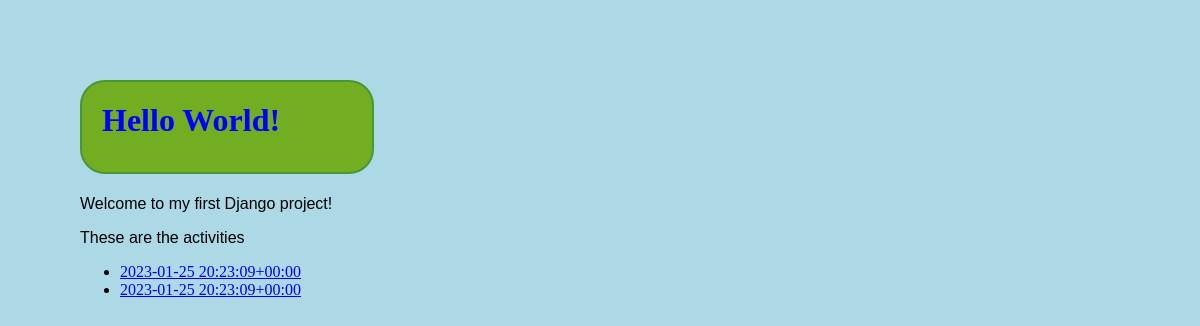
The app's page /, older data.
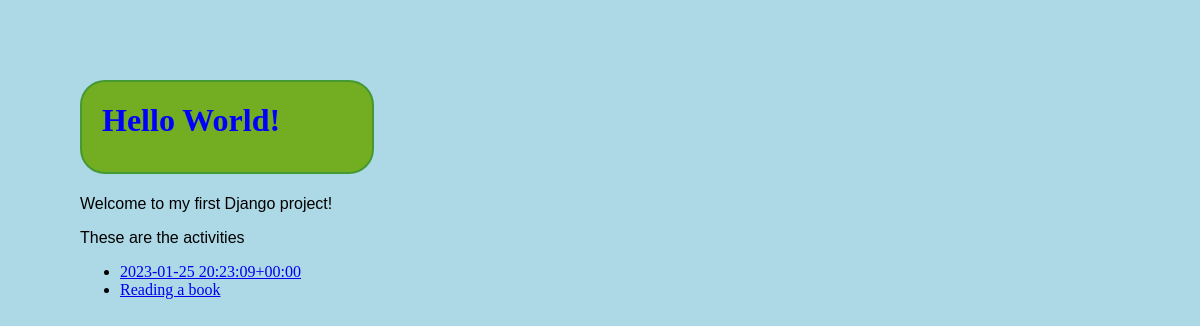
The same page, newer data.
### house/models.py (models this page shows, shortened)
class Activities(models.Model):
    activity_text = models.CharField(max_length=200)
    detail_text = models.TextField(max_length=1000)
    category_text = models.CharField(max_length=300)
    pub_date = models.DateTimeField('date published')
    class Meta:
        verbose_name = "The Activity"
        verbose_name_plural = "Activity"

### house/views.py (the view)
# urls.py: path('', views.house, name='house'),
def house(request):
    activities = Activities.objects.all()
    context = {
        'activities': activities,
    }
    return render(request, 'house/myfirst.html', context)

### house/templates/house/myfirst.html (shortened to what this page needs)
<!DOCTYPE html>
<html>
<head>
    {% load static %}
    <link rel="stylesheet" href="/static/example.css">
<head>
<body>
    <h1>Hello World!</h1>
    <p>Welcome to my first Django project!</p>
    <p>These are the activities</p>
{% if activities %}
    <ul>
    {% for activity in activities %}
        <li><a href="{% url 'house:detail' activity.id %}">{{ activity.activity_text }}</a></li>
    {% endfor %}
    </ul>
{% else %}
    <p>No houses are available.</p>
{% endif %}
</body>
</html>

Row changes from the older to the newer data that the page shows:
changed Activities: activity_text "2023-01-25 20:23:09+00:00" → "Reading a book"
